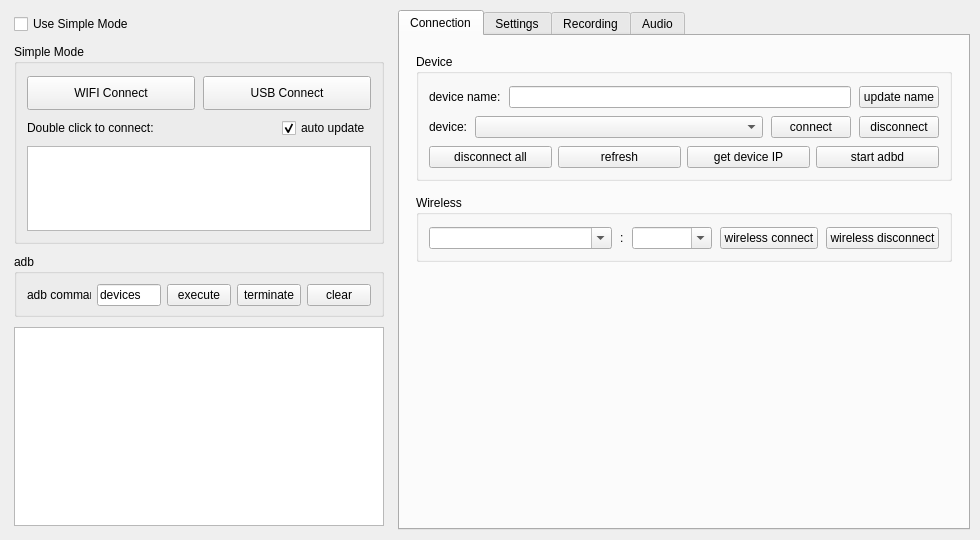
<?xml version="1.0" encoding="UTF-8"?>
<ui version="4.0">
 <class>Widget</class>
 <widget class="QWidget" name="Widget">
  <property name="geometry">
   <rect>
    <x>0</x>
    <y>0</y>
    <width>980</width>
    <height>540</height>
   </rect>
  </property>
  <property name="minimumSize">
   <size>
    <width>760</width>
    <height>440</height>
   </size>
  </property>
  <property name="windowTitle">
   <string notr="true">QtScrcpy</string>
  </property>
  <layout class="QHBoxLayout" name="horizontalLayout_11">
   <property name="spacing">
    <number>0</number>
   </property>
   <property name="leftMargin">
    <number>0</number>
   </property>
   <property name="topMargin">
    <number>0</number>
   </property>
   <property name="rightMargin">
    <number>0</number>
   </property>
   <property name="bottomMargin">
    <number>0</number>
   </property>
   <item>
    <widget class="QWidget" name="leftWidget" native="true">
     <property name="sizePolicy">
      <sizepolicy hsizetype="Preferred" vsizetype="Preferred">
       <horstretch>2</horstretch>
       <verstretch>0</verstretch>
      </sizepolicy>
     </property>
     <property name="minimumSize">
      <size>
       <width>280</width>
       <height>0</height>
      </size>
     </property>
     <layout class="QVBoxLayout" name="verticalLayout_5">
      <property name="spacing">
       <number>10</number>
      </property>
      <property name="leftMargin">
       <number>14</number>
      </property>
      <property name="topMargin">
       <number>14</number>
      </property>
      <property name="rightMargin">
       <number>8</number>
      </property>
      <property name="bottomMargin">
       <number>14</number>
      </property>
      <item>
       <widget class="QCheckBox" name="useSingleModeCheck">
        <property name="sizePolicy">
         <sizepolicy hsizetype="Preferred" vsizetype="Maximum">
          <horstretch>0</horstretch>
          <verstretch>0</verstretch>
         </sizepolicy>
        </property>
        <property name="text">
         <string>Use Simple Mode</string>
        </property>
        <property name="checked">
         <bool>false</bool>
        </property>
       </widget>
      </item>
      <item>
       <widget class="QGroupBox" name="simpleGroupBox">
        <property name="sizePolicy">
         <sizepolicy hsizetype="Preferred" vsizetype="Expanding">
          <horstretch>0</horstretch>
          <verstretch>1</verstretch>
         </sizepolicy>
        </property>
        <property name="title">
         <string>Simple Mode</string>
        </property>
        <layout class="QVBoxLayout" name="verticalLayout_4">
         <property name="spacing">
          <number>8</number>
         </property>
         <property name="leftMargin">
          <number>10</number>
         </property>
         <property name="topMargin">
          <number>12</number>
         </property>
         <property name="rightMargin">
          <number>10</number>
         </property>
         <property name="bottomMargin">
          <number>10</number>
         </property>
         <item>
          <layout class="QHBoxLayout" name="horizontalLayout_9">
           <property name="spacing">
            <number>8</number>
           </property>
           <item>
            <widget class="QPushButton" name="wifiConnectBtn">
             <property name="sizePolicy">
              <sizepolicy hsizetype="Preferred" vsizetype="Fixed">
               <horstretch>0</horstretch>
               <verstretch>0</verstretch>
              </sizepolicy>
             </property>
             <property name="minimumSize">
              <size>
               <width>0</width>
               <height>34</height>
              </size>
             </property>
             <property name="text">
              <string>WIFI Connect</string>
             </property>
            </widget>
           </item>
           <item>
            <widget class="QPushButton" name="usbConnectBtn">
             <property name="sizePolicy">
              <sizepolicy hsizetype="Preferred" vsizetype="Fixed">
               <horstretch>0</horstretch>
               <verstretch>0</verstretch>
              </sizepolicy>
             </property>
             <property name="minimumSize">
              <size>
               <width>0</width>
               <height>34</height>
              </size>
             </property>
             <property name="text">
              <string>USB Connect</string>
             </property>
            </widget>
           </item>
          </layout>
         </item>
         <item>
          <layout class="QHBoxLayout" name="horizontalLayout_13">
           <item>
            <widget class="QLabel" name="label_10">
             <property name="text">
              <string>Double click to connect:</string>
             </property>
            </widget>
           </item>
           <item>
            <spacer name="horizontalSpacer_simple">
             <property name="orientation">
              <enum>Qt::Horizontal</enum>
             </property>
             <property name="sizeHint" stdset="0">
              <size>
               <width>10</width>
               <height>20</height>
              </size>
             </property>
            </spacer>
           </item>
           <item>
            <widget class="QCheckBox" name="autoUpdatecheckBox">
             <property name="text">
              <string>auto update</string>
             </property>
             <property name="checked">
              <bool>true</bool>
             </property>
            </widget>
           </item>
          </layout>
         </item>
         <item>
          <widget class="QListWidget" name="connectedPhoneList">
           <property name="sizePolicy">
            <sizepolicy hsizetype="Preferred" vsizetype="Expanding">
             <horstretch>0</horstretch>
             <verstretch>1</verstretch>
            </sizepolicy>
           </property>
          </widget>
         </item>
        </layout>
       </widget>
      </item>
      <item>
       <widget class="QGroupBox" name="adbGroupBox">
        <property name="sizePolicy">
         <sizepolicy hsizetype="Preferred" vsizetype="Maximum">
          <horstretch>0</horstretch>
          <verstretch>0</verstretch>
         </sizepolicy>
        </property>
        <property name="title">
         <string notr="true">adb</string>
        </property>
        <layout class="QHBoxLayout" name="horizontalLayout_2">
         <property name="spacing">
          <number>6</number>
         </property>
         <property name="leftMargin">
          <number>10</number>
         </property>
         <property name="topMargin">
          <number>10</number>
         </property>
         <property name="rightMargin">
          <number>10</number>
         </property>
         <property name="bottomMargin">
          <number>8</number>
         </property>
         <item>
          <widget class="QLabel" name="label_7">
           <property name="sizePolicy">
            <sizepolicy hsizetype="Maximum" vsizetype="Preferred">
             <horstretch>0</horstretch>
             <verstretch>0</verstretch>
            </sizepolicy>
           </property>
           <property name="text">
            <string>adb command:</string>
           </property>
           <property name="buddy">
            <cstring>adbCommandEdt</cstring>
           </property>
          </widget>
         </item>
         <item>
          <widget class="QLineEdit" name="adbCommandEdt">
           <property name="sizePolicy">
            <sizepolicy hsizetype="MinimumExpanding" vsizetype="Preferred">
             <horstretch>0</horstretch>
             <verstretch>0</verstretch>
            </sizepolicy>
           </property>
           <property name="text">
            <string notr="true">devices</string>
           </property>
          </widget>
         </item>
         <item>
          <widget class="QPushButton" name="adbCommandBtn">
           <property name="sizePolicy">
            <sizepolicy hsizetype="Maximum" vsizetype="Preferred">
             <horstretch>0</horstretch>
             <verstretch>0</verstretch>
            </sizepolicy>
           </property>
           <property name="text">
            <string>execute</string>
           </property>
          </widget>
         </item>
         <item>
          <widget class="QPushButton" name="stopAdbBtn">
           <property name="sizePolicy">
            <sizepolicy hsizetype="Maximum" vsizetype="Preferred">
             <horstretch>0</horstretch>
             <verstretch>0</verstretch>
            </sizepolicy>
           </property>
           <property name="text">
            <string>terminate</string>
           </property>
          </widget>
         </item>
         <item>
          <widget class="QPushButton" name="clearOut">
           <property name="sizePolicy">
            <sizepolicy hsizetype="Maximum" vsizetype="Preferred">
             <horstretch>0</horstretch>
             <verstretch>0</verstretch>
            </sizepolicy>
           </property>
           <property name="text">
            <string>clear</string>
           </property>
          </widget>
         </item>
        </layout>
       </widget>
      </item>
      <item>
       <widget class="QTextEdit" name="outEdit">
        <property name="sizePolicy">
         <sizepolicy hsizetype="Preferred" vsizetype="Expanding">
          <horstretch>0</horstretch>
          <verstretch>1</verstretch>
         </sizepolicy>
        </property>
        <property name="minimumSize">
         <size>
          <width>0</width>
          <height>80</height>
         </size>
        </property>
        <property name="focusPolicy">
         <enum>Qt::NoFocus</enum>
        </property>
        <property name="readOnly">
         <bool>true</bool>
        </property>
       </widget>
      </item>
     </layout>
    </widget>
   </item>
   <item>
    <widget class="QWidget" name="rightWidget" native="true">
     <property name="sizePolicy">
      <sizepolicy hsizetype="Preferred" vsizetype="Preferred">
       <horstretch>3</horstretch>
       <verstretch>0</verstretch>
      </sizepolicy>
     </property>
     <property name="minimumSize">
      <size>
       <width>420</width>
       <height>0</height>
      </size>
     </property>
     <layout class="QVBoxLayout" name="verticalLayout_6">
      <property name="spacing">
       <number>0</number>
      </property>
      <property name="leftMargin">
       <number>6</number>
      </property>
      <property name="topMargin">
       <number>10</number>
      </property>
      <property name="rightMargin">
       <number>10</number>
      </property>
      <property name="bottomMargin">
       <number>10</number>
      </property>
      <item>
       <widget class="QTabWidget" name="mainTabWidget">
        <property name="currentIndex">
         <number>0</number>
        </property>

        <!-- Tab 1: Connection -->
        <widget class="QWidget" name="tabConnection">
         <attribute name="title">
          <string>Connection</string>
         </attribute>
         <layout class="QVBoxLayout" name="tabConnectionLayout">
          <property name="spacing">
           <number>14</number>
          </property>
          <property name="leftMargin">
           <number>16</number>
          </property>
          <property name="topMargin">
           <number>18</number>
          </property>
          <property name="rightMargin">
           <number>16</number>
          </property>
          <property name="bottomMargin">
           <number>16</number>
          </property>

          <!-- USB Section -->
          <item>
           <widget class="QGroupBox" name="usbGroupBox">
            <property name="title">
             <string>Device</string>
            </property>
            <layout class="QVBoxLayout" name="verticalLayout">
             <property name="spacing">
              <number>8</number>
             </property>
             <property name="leftMargin">
              <number>10</number>
             </property>
             <property name="topMargin">
              <number>12</number>
             </property>
             <property name="rightMargin">
              <number>10</number>
             </property>
             <property name="bottomMargin">
              <number>10</number>
             </property>
             <item>
              <layout class="QHBoxLayout" name="horizontalLayout_10">
               <property name="spacing">
                <number>8</number>
               </property>
               <item>
                <widget class="QLabel" name="label_9">
                 <property name="text">
                  <string>device name:</string>
                 </property>
                </widget>
               </item>
               <item>
                <widget class="QLineEdit" name="userNameEdt">
                 <property name="sizePolicy">
                  <sizepolicy hsizetype="Expanding" vsizetype="Preferred">
                   <horstretch>0</horstretch>
                   <verstretch>0</verstretch>
                  </sizepolicy>
                 </property>
                </widget>
               </item>
               <item>
                <widget class="QPushButton" name="updateNameBtn">
                 <property name="text">
                  <string>update name</string>
                 </property>
                 <property name="autoDefault">
                  <bool>false</bool>
                 </property>
                </widget>
               </item>
              </layout>
             </item>
             <item>
              <widget class="QWidget" name="usbWidget1" native="true">
               <layout class="QHBoxLayout" name="horizontalLayout_3">
                <property name="spacing">
                 <number>8</number>
                </property>
                <property name="leftMargin">
                 <number>0</number>
                </property>
                <property name="topMargin">
                 <number>0</number>
                </property>
                <property name="rightMargin">
                 <number>0</number>
                </property>
                <property name="bottomMargin">
                 <number>0</number>
                </property>
                <item>
                 <widget class="QLabel" name="label_2">
                  <property name="text">
                   <string>device:</string>
                  </property>
                 </widget>
                </item>
                <item>
                 <widget class="QComboBox" name="serialBox">
                  <property name="sizePolicy">
                   <sizepolicy hsizetype="Expanding" vsizetype="Preferred">
                    <horstretch>0</horstretch>
                    <verstretch>0</verstretch>
                   </sizepolicy>
                  </property>
                 </widget>
                </item>
                <item>
                 <widget class="QPushButton" name="startServerBtn">
                  <property name="text">
                   <string>connect</string>
                  </property>
                  <property name="autoDefault">
                   <bool>false</bool>
                  </property>
                 </widget>
                </item>
                <item>
                 <widget class="QPushButton" name="stopServerBtn">
                  <property name="text">
                   <string>disconnect</string>
                  </property>
                  <property name="autoDefault">
                   <bool>false</bool>
                  </property>
                 </widget>
                </item>
               </layout>
              </widget>
             </item>
             <item>
              <widget class="QWidget" name="usbWidget2" native="true">
               <layout class="QHBoxLayout" name="horizontalLayout_4">
                <property name="spacing">
                 <number>6</number>
                </property>
                <property name="leftMargin">
                 <number>0</number>
                </property>
                <property name="topMargin">
                 <number>0</number>
                </property>
                <property name="rightMargin">
                 <number>0</number>
                </property>
                <property name="bottomMargin">
                 <number>0</number>
                </property>
                <item>
                 <widget class="QPushButton" name="stopAllServerBtn">
                  <property name="text">
                   <string>disconnect all</string>
                  </property>
                 </widget>
                </item>
                <item>
                 <widget class="QPushButton" name="updateDevice">
                  <property name="text">
                   <string>refresh</string>
                  </property>
                  <property name="autoDefault">
                   <bool>false</bool>
                  </property>
                 </widget>
                </item>
                <item>
                 <widget class="QPushButton" name="getIPBtn">
                  <property name="text">
                   <string>get device IP</string>
                  </property>
                  <property name="autoDefault">
                   <bool>false</bool>
                  </property>
                 </widget>
                </item>
                <item>
                 <widget class="QPushButton" name="startAdbdBtn">
                  <property name="text">
                   <string>start adbd</string>
                  </property>
                  <property name="autoDefault">
                   <bool>false</bool>
                  </property>
                 </widget>
                </item>
               </layout>
              </widget>
             </item>
            </layout>
           </widget>
          </item>

          <!-- Wireless Section -->
          <item>
           <widget class="QGroupBox" name="wirelessGroupBox">
            <property name="title">
             <string>Wireless</string>
            </property>
            <layout class="QHBoxLayout" name="horizontalLayout">
             <property name="spacing">
              <number>8</number>
             </property>
             <property name="leftMargin">
              <number>10</number>
             </property>
             <property name="topMargin">
              <number>12</number>
             </property>
             <property name="rightMargin">
              <number>10</number>
             </property>
             <property name="bottomMargin">
              <number>10</number>
             </property>
             <item>
              <widget class="QComboBox" name="deviceIpEdt">
               <property name="sizePolicy">
                <sizepolicy hsizetype="Expanding" vsizetype="Preferred">
                 <horstretch>0</horstretch>
                 <verstretch>0</verstretch>
                </sizepolicy>
               </property>
               <property name="minimumSize">
                <size>
                 <width>150</width>
                 <height>0</height>
                </size>
               </property>
               <property name="editable">
                <bool>true</bool>
               </property>
              </widget>
             </item>
             <item>
              <widget class="QLabel" name="label">
               <property name="sizePolicy">
                <sizepolicy hsizetype="Maximum" vsizetype="Preferred">
                 <horstretch>0</horstretch>
                 <verstretch>0</verstretch>
                </sizepolicy>
               </property>
               <property name="text">
                <string notr="true">:</string>
               </property>
              </widget>
             </item>
             <item>
              <widget class="QComboBox" name="devicePortEdt">
               <property name="sizePolicy">
                <sizepolicy hsizetype="Maximum" vsizetype="Preferred">
                 <horstretch>0</horstretch>
                 <verstretch>0</verstretch>
                </sizepolicy>
               </property>
               <property name="minimumSize">
                <size>
                 <width>80</width>
                 <height>0</height>
                </size>
               </property>
               <property name="editable">
                <bool>true</bool>
               </property>
              </widget>
             </item>
             <item>
              <widget class="QPushButton" name="wirelessConnectBtn">
               <property name="text">
                <string>wireless connect</string>
               </property>
               <property name="autoDefault">
                <bool>false</bool>
               </property>
              </widget>
             </item>
             <item>
              <widget class="QPushButton" name="wirelessDisConnectBtn">
               <property name="text">
                <string>wireless disconnect</string>
               </property>
               <property name="autoDefault">
                <bool>false</bool>
               </property>
              </widget>
             </item>
            </layout>
           </widget>
          </item>

          <item>
           <spacer name="tabConnectionSpacer">
            <property name="orientation">
             <enum>Qt::Vertical</enum>
            </property>
            <property name="sizeHint" stdset="0">
             <size>
              <width>20</width>
              <height>10</height>
             </size>
            </property>
           </spacer>
          </item>
         </layout>
        </widget>

        <!-- Tab 2: Settings -->
        <widget class="QWidget" name="tabSettings">
         <attribute name="title">
          <string>Settings</string>
         </attribute>
         <layout class="QVBoxLayout" name="tabSettingsLayout">
          <property name="spacing">
           <number>14</number>
          </property>
          <property name="leftMargin">
           <number>16</number>
          </property>
          <property name="topMargin">
           <number>18</number>
          </property>
          <property name="rightMargin">
           <number>16</number>
          </property>
          <property name="bottomMargin">
           <number>16</number>
          </property>

          <item>
           <widget class="QGroupBox" name="configGroupBox">
            <property name="title">
             <string>Start Config</string>
            </property>
            <layout class="QVBoxLayout" name="verticalLayout_3">
             <property name="spacing">
              <number>10</number>
             </property>
             <property name="leftMargin">
              <number>10</number>
             </property>
             <property name="topMargin">
              <number>14</number>
             </property>
             <property name="rightMargin">
              <number>10</number>
             </property>
             <property name="bottomMargin">
              <number>10</number>
             </property>

             <!-- Bitrate + Max Size -->
             <item>
              <widget class="QWidget" name="configWidget1" native="true">
               <layout class="QHBoxLayout" name="horizontalLayout_5">
                <property name="spacing">
                 <number>8</number>
                </property>
                <property name="leftMargin">
                 <number>0</number>
                </property>
                <property name="topMargin">
                 <number>0</number>
                </property>
                <property name="rightMargin">
                 <number>0</number>
                </property>
                <property name="bottomMargin">
                 <number>0</number>
                </property>
                <item>
                 <widget class="QLabel" name="label_3">
                  <property name="sizePolicy">
                   <sizepolicy hsizetype="Maximum" vsizetype="Preferred">
                    <horstretch>0</horstretch>
                    <verstretch>0</verstretch>
                   </sizepolicy>
                  </property>
                  <property name="text">
                   <string>bit rate:</string>
                  </property>
                 </widget>
                </item>
                <item>
                 <widget class="QLineEdit" name="bitRateEdit">
                  <property name="sizePolicy">
                   <sizepolicy hsizetype="Preferred" vsizetype="Preferred">
                    <horstretch>0</horstretch>
                    <verstretch>0</verstretch>
                   </sizepolicy>
                  </property>
                  <property name="text">
                   <string notr="true">2</string>
                  </property>
                 </widget>
                </item>
                <item>
                 <widget class="QComboBox" name="bitRateBox">
                  <property name="sizePolicy">
                   <sizepolicy hsizetype="Maximum" vsizetype="Preferred">
                    <horstretch>0</horstretch>
                    <verstretch>0</verstretch>
                   </sizepolicy>
                  </property>
                  <property name="currentText">
                   <string notr="true">Mbps</string>
                  </property>
                  <item>
                   <property name="text">
                    <string notr="true">Mbps</string>
                   </property>
                  </item>
                  <item>
                   <property name="text">
                    <string notr="true">Kbps</string>
                   </property>
                  </item>
                 </widget>
                </item>
                <item>
                 <spacer name="bitrateSpacer">
                  <property name="orientation">
                   <enum>Qt::Horizontal</enum>
                  </property>
                  <property name="sizeType">
                   <enum>QSizePolicy::Fixed</enum>
                  </property>
                  <property name="sizeHint" stdset="0">
                   <size>
                    <width>20</width>
                    <height>20</height>
                   </size>
                  </property>
                 </spacer>
                </item>
                <item>
                 <widget class="QLabel" name="label_4">
                  <property name="sizePolicy">
                   <sizepolicy hsizetype="Maximum" vsizetype="Preferred">
                    <horstretch>0</horstretch>
                    <verstretch>0</verstretch>
                   </sizepolicy>
                  </property>
                  <property name="text">
                   <string>max size:</string>
                  </property>
                 </widget>
                </item>
                <item>
                 <widget class="QComboBox" name="maxSizeBox">
                  <property name="sizePolicy">
                   <sizepolicy hsizetype="Preferred" vsizetype="Preferred">
                    <horstretch>0</horstretch>
                    <verstretch>0</verstretch>
                   </sizepolicy>
                  </property>
                 </widget>
                </item>
               </layout>
              </widget>
             </item>

             <!-- Format + Lock Orientation -->
             <item>
              <widget class="QWidget" name="configWidget5" native="true">
               <layout class="QHBoxLayout" name="horizontalLayout_7">
                <property name="spacing">
                 <number>8</number>
                </property>
                <property name="leftMargin">
                 <number>0</number>
                </property>
                <property name="topMargin">
                 <number>0</number>
                </property>
                <property name="rightMargin">
                 <number>0</number>
                </property>
                <property name="bottomMargin">
                 <number>0</number>
                </property>
                <item>
                 <widget class="QLabel" name="label_6">
                  <property name="sizePolicy">
                   <sizepolicy hsizetype="Maximum" vsizetype="Preferred">
                    <horstretch>0</horstretch>
                    <verstretch>0</verstretch>
                   </sizepolicy>
                  </property>
                  <property name="text">
                   <string>record format：</string>
                  </property>
                 </widget>
                </item>
                <item>
                 <widget class="QComboBox" name="formatBox">
                  <property name="sizePolicy">
                   <sizepolicy hsizetype="Preferred" vsizetype="Preferred">
                    <horstretch>0</horstretch>
                    <verstretch>0</verstretch>
                   </sizepolicy>
                  </property>
                 </widget>
                </item>
                <item>
                 <spacer name="formatSpacer">
                  <property name="orientation">
                   <enum>Qt::Horizontal</enum>
                  </property>
                  <property name="sizeType">
                   <enum>QSizePolicy::Fixed</enum>
                  </property>
                  <property name="sizeHint" stdset="0">
                   <size>
                    <width>20</width>
                    <height>20</height>
                   </size>
                  </property>
                 </spacer>
                </item>
                <item>
                 <widget class="QLabel" name="label_8">
                  <property name="sizePolicy">
                   <sizepolicy hsizetype="Maximum" vsizetype="Preferred">
                    <horstretch>0</horstretch>
                    <verstretch>0</verstretch>
                   </sizepolicy>
                  </property>
                  <property name="text">
                   <string>lock orientation:</string>
                  </property>
                 </widget>
                </item>
                <item>
                 <widget class="QComboBox" name="lockOrientationBox">
                  <property name="sizePolicy">
                   <sizepolicy hsizetype="Preferred" vsizetype="Preferred">
                    <horstretch>0</horstretch>
                    <verstretch>0</verstretch>
                   </sizepolicy>
                  </property>
                 </widget>
                </item>
               </layout>
              </widget>
             </item>

             <!-- Checkboxes: 2 columns -->
             <item>
              <widget class="QWidget" name="configWidget3" native="true">
               <layout class="QGridLayout" name="gridLayout">
                <property name="leftMargin">
                 <number>0</number>
                </property>
                <property name="topMargin">
                 <number>4</number>
                </property>
                <property name="rightMargin">
                 <number>0</number>
                </property>
                <property name="bottomMargin">
                 <number>0</number>
                </property>
                <property name="horizontalSpacing">
                 <number>20</number>
                </property>
                <property name="verticalSpacing">
                 <number>8</number>
                </property>
                <item row="0" column="0">
                 <widget class="QCheckBox" name="useReverseCheck">
                  <property name="text">
                   <string>reverse connection</string>
                  </property>
                  <property name="checked">
                   <bool>true</bool>
                  </property>
                 </widget>
                </item>
                <item row="0" column="1">
                 <widget class="QCheckBox" name="fpsCheck">
                  <property name="text">
                   <string>show fps</string>
                  </property>
                 </widget>
                </item>
                <item row="1" column="0">
                 <widget class="QCheckBox" name="alwaysTopCheck">
                  <property name="text">
                   <string>always on top</string>
                  </property>
                 </widget>
                </item>
                <item row="1" column="1">
                 <widget class="QCheckBox" name="stayAwakeCheck">
                  <property name="text">
                   <string>stay awake</string>
                  </property>
                 </widget>
                </item>
                <item row="2" column="0">
                 <widget class="QCheckBox" name="framelessCheck">
                  <property name="text">
                   <string>frameless</string>
                  </property>
                 </widget>
                </item>
                <item row="2" column="1">
                 <widget class="QCheckBox" name="closeScreenCheck">
                  <property name="text">
                   <string>screen-off</string>
                  </property>
                 </widget>
                </item>
                <item row="3" column="0">
                 <widget class="QCheckBox" name="showToolbar">
                  <property name="text">
                   <string>show toolbar</string>
                  </property>
                 </widget>
                </item>
               </layout>
              </widget>
             </item>
            </layout>
           </widget>
          </item>

          <item>
           <spacer name="tabSettingsSpacer">
            <property name="orientation">
             <enum>Qt::Vertical</enum>
            </property>
            <property name="sizeHint" stdset="0">
             <size>
              <width>20</width>
              <height>10</height>
             </size>
            </property>
           </spacer>
          </item>
         </layout>
        </widget>

        <!-- Tab 3: Recording -->
        <widget class="QWidget" name="tabRecording">
         <attribute name="title">
          <string>Recording</string>
         </attribute>
         <layout class="QVBoxLayout" name="tabRecordingLayout">
          <property name="spacing">
           <number>14</number>
          </property>
          <property name="leftMargin">
           <number>16</number>
          </property>
          <property name="topMargin">
           <number>18</number>
          </property>
          <property name="rightMargin">
           <number>16</number>
          </property>
          <property name="bottomMargin">
           <number>16</number>
          </property>

          <!-- Record path -->
          <item>
           <widget class="QWidget" name="configWidget2" native="true">
            <layout class="QHBoxLayout" name="horizontalLayout_6">
             <property name="spacing">
              <number>8</number>
             </property>
             <property name="leftMargin">
              <number>0</number>
             </property>
             <property name="topMargin">
              <number>0</number>
             </property>
             <property name="rightMargin">
              <number>0</number>
             </property>
             <property name="bottomMargin">
              <number>0</number>
             </property>
             <item>
              <widget class="QLabel" name="label_5">
               <property name="text">
                <string>record save path:</string>
               </property>
               <property name="buddy">
                <cstring>recordPathEdt</cstring>
               </property>
              </widget>
             </item>
             <item>
              <widget class="QLineEdit" name="recordPathEdt">
               <property name="sizePolicy">
                <sizepolicy hsizetype="Expanding" vsizetype="Preferred">
                 <horstretch>0</horstretch>
                 <verstretch>0</verstretch>
                </sizepolicy>
               </property>
               <property name="readOnly">
                <bool>true</bool>
               </property>
              </widget>
             </item>
             <item>
              <widget class="QPushButton" name="selectRecordPathBtn">
               <property name="text">
                <string>select path</string>
               </property>
               <property name="autoDefault">
                <bool>false</bool>
               </property>
              </widget>
             </item>
            </layout>
           </widget>
          </item>

          <!-- Record checkboxes -->
          <item>
           <layout class="QHBoxLayout" name="recordChecksLayout">
            <property name="spacing">
             <number>20</number>
            </property>
            <item>
             <widget class="QCheckBox" name="recordScreenCheck">
              <property name="text">
               <string>record screen</string>
              </property>
             </widget>
            </item>
            <item>
             <widget class="QCheckBox" name="notDisplayCheck">
              <property name="text">
               <string>background record</string>
              </property>
              <property name="checkable">
               <bool>false</bool>
              </property>
             </widget>
            </item>
            <item>
             <spacer name="recordChecksSpacer">
              <property name="orientation">
               <enum>Qt::Horizontal</enum>
              </property>
              <property name="sizeHint" stdset="0">
               <size>
                <width>40</width>
                <height>20</height>
               </size>
              </property>
             </spacer>
            </item>
           </layout>
          </item>

          <!-- Game Script -->
          <item>
           <widget class="QWidget" name="configWidget4" native="true">
            <layout class="QHBoxLayout" name="horizontalLayout_8">
             <property name="spacing">
              <number>8</number>
             </property>
             <property name="leftMargin">
              <number>0</number>
             </property>
             <property name="topMargin">
              <number>0</number>
             </property>
             <property name="rightMargin">
              <number>0</number>
             </property>
             <property name="bottomMargin">
              <number>0</number>
             </property>
             <item>
              <widget class="QComboBox" name="gameBox">
               <property name="sizePolicy">
                <sizepolicy hsizetype="Expanding" vsizetype="Preferred">
                 <horstretch>0</horstretch>
                 <verstretch>0</verstretch>
                </sizepolicy>
               </property>
              </widget>
             </item>
             <item>
              <widget class="QPushButton" name="refreshGameScriptBtn">
               <property name="text">
                <string>refresh script</string>
               </property>
              </widget>
             </item>
             <item>
              <widget class="QPushButton" name="applyScriptBtn">
               <property name="text">
                <string>apply</string>
               </property>
              </widget>
             </item>
            </layout>
           </widget>
          </item>

          <item>
           <spacer name="tabRecordingSpacer">
            <property name="orientation">
             <enum>Qt::Vertical</enum>
            </property>
            <property name="sizeHint" stdset="0">
             <size>
              <width>20</width>
              <height>40</height>
             </size>
            </property>
           </spacer>
          </item>
         </layout>
        </widget>

        <!-- Tab 4: Audio -->
        <widget class="QWidget" name="tabAudio">
         <attribute name="title">
          <string>Audio</string>
         </attribute>
         <layout class="QVBoxLayout" name="tabAudioLayout">
          <property name="spacing">
           <number>14</number>
          </property>
          <property name="leftMargin">
           <number>16</number>
          </property>
          <property name="topMargin">
           <number>18</number>
          </property>
          <property name="rightMargin">
           <number>16</number>
          </property>
          <property name="bottomMargin">
           <number>16</number>
          </property>

          <item>
           <widget class="QWidget" name="usbWidget3" native="true">
            <layout class="QHBoxLayout" name="horizontalLayout_12">
             <property name="spacing">
              <number>8</number>
             </property>
             <property name="leftMargin">
              <number>0</number>
             </property>
             <property name="topMargin">
              <number>0</number>
             </property>
             <property name="rightMargin">
              <number>0</number>
             </property>
             <property name="bottomMargin">
              <number>0</number>
             </property>
             <item>
              <widget class="QPushButton" name="installSndcpyBtn">
               <property name="minimumSize">
                <size>
                 <width>0</width>
                 <height>34</height>
                </size>
               </property>
               <property name="text">
                <string>install sndcpy</string>
               </property>
              </widget>
             </item>
             <item>
              <widget class="QPushButton" name="startAudioBtn">
               <property name="minimumSize">
                <size>
                 <width>0</width>
                 <height>34</height>
                </size>
               </property>
               <property name="text">
                <string>start audio</string>
               </property>
              </widget>
             </item>
             <item>
              <widget class="QPushButton" name="stopAudioBtn">
               <property name="minimumSize">
                <size>
                 <width>0</width>
                 <height>34</height>
                </size>
               </property>
               <property name="text">
                <string>stop audio</string>
               </property>
              </widget>
             </item>
            </layout>
           </widget>
          </item>

          <item>
           <spacer name="tabAudioSpacer">
            <property name="orientation">
             <enum>Qt::Vertical</enum>
            </property>
            <property name="sizeHint" stdset="0">
             <size>
              <width>20</width>
              <height>40</height>
             </size>
            </property>
           </spacer>
          </item>
         </layout>
        </widget>

       </widget>
      </item>
     </layout>
    </widget>
   </item>
  </layout>
 </widget>
 <layoutdefault spacing="6" margin="11"/>
 <tabstops>
  <tabstop>deviceIpEdt</tabstop>
  <tabstop>devicePortEdt</tabstop>
  <tabstop>wirelessConnectBtn</tabstop>
  <tabstop>wirelessDisConnectBtn</tabstop>
  <tabstop>adbCommandEdt</tabstop>
  <tabstop>adbCommandBtn</tabstop>
  <tabstop>stopAdbBtn</tabstop>
  <tabstop>clearOut</tabstop>
 </tabstops>
 <resources/>
 <connections/>
</ui>
